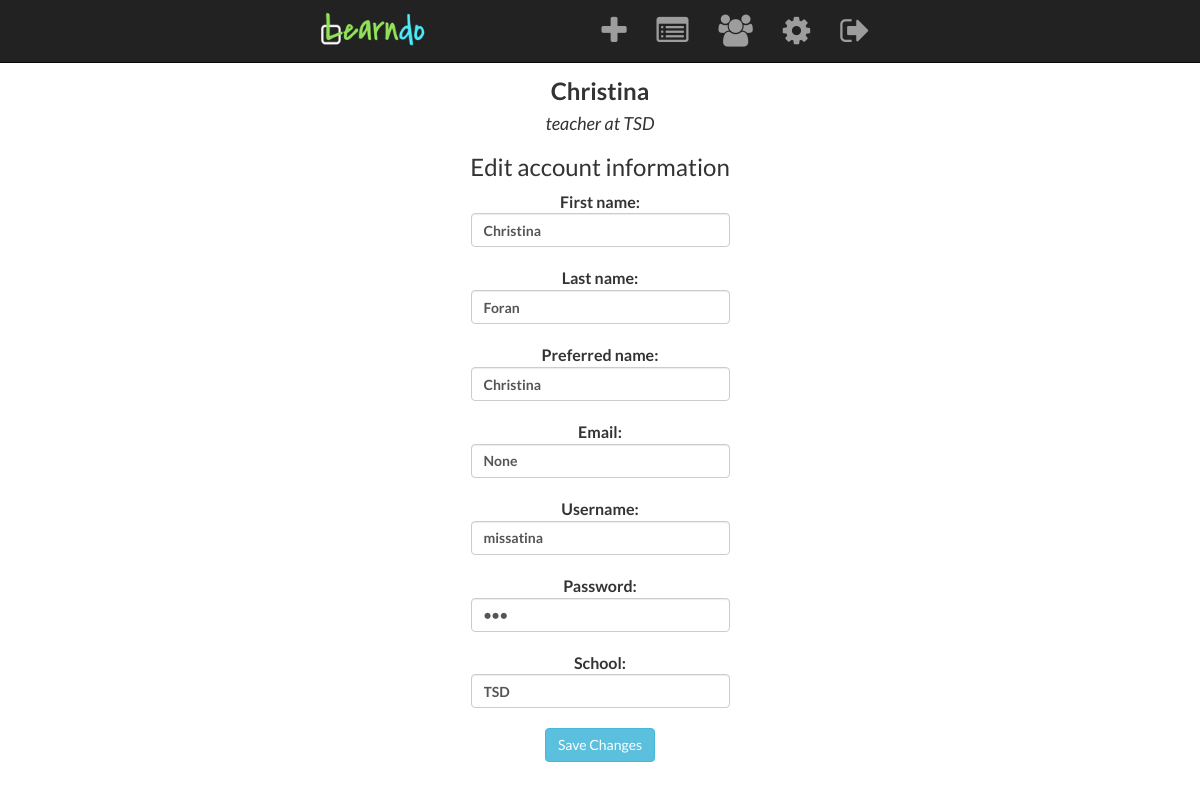
The app's page /profile/7 (signed in) with its own data.
### model.py (models this page shows, shortened)
class User(db.Model):
    __tablename__ = "users"
    user_id = db.Column(db.Integer, autoincrement=True, primary_key=True)
    is_teacher = db.Column(db.Boolean, nullable=False)
    username = db.Column(db.Integer, nullable=False, unique=True)
    password = db.Column(db.String(16), nullable=False)
    email = db.Column(db.String(64), nullable=True)
    first_name = db.Column(db.String(32), nullable=False)
    last_name = db.Column(db.String(32), nullable=True)
    display_name = db.Column(db.String(32), nullable=True)
    school = db.Column(db.String(64), nullable=True)
    classes = db.relationship("Class",
                             secondary='usersclasses',
                             backref="users")
    tasks = db.relationship('Task', backref='user')
    assignments = db.relationship('Assignment', backref='user')

### server.py (the view)
@app.route('/profile/<int:user_id>')
def load_profile(user_id):
    user = User.query.get(user_id)
    if user.is_teacher:
        acct_type = 'teacher'
    else:
        acct_type = 'student'
    my_classes = []
    for each_class in user.classes:
        my_classes.append(each_class.class_name)
    if access_profile(user_id) == True:
        return render_template("profile.html", user=user, my_classes=my_classes, acct_type=acct_type)
    else:
        flash("You do not have access to that page.")
        return redirect("/")

### helper.py (called while the page is built)
def list_teachers(student_id):
    student = User.query.get(student_id)
    teachers = []
    if student.is_teacher == 0:
        for each_class in student.classes:
            for user in each_class.users:
                if user.is_teacher == 1:
                    teachers.append(user.user_id)
    return teachers

def access_profile(user_id):
    user = User.query.get(user_id)
    teachers = list_teachers(user_id)
    if session.get('user_id') == user_id:
        return True
    else:
        for teacher_id in teachers:
            if session.get('user_id') == teacher_id:
                return True
            else:
                return False

### templates/profile.html (shortened to what this page needs)
{% extends 'base.html' %}
{% block content %}
<div class="center-col text-center">
<h3><b>{{ user.display_name }}</b></h3>
<h4><i>{{ acct_type }} at {{ user.school }}</i></h4>
<h3>Edit account information</h3>
<form action="/edit_profile" method="POST">
    <div class="form-group">
        <label>
            First name:
            <input type="text" class="form-control" name="first" value="{{ user.first_name }}" size="30" required>
        </label>
    </div>
    <div class="form-group">
        <label>
            Last name:
            <input type="text" class="form-control" name="last" value="{{ user.last_name }}" size="30" required>
        </label>
    </div>
    <div class="form-group">
        <label>
            Preferred name:
            <input type="text" class="form-control" name="preferred" size="30" value="{{ user.display_name }}" >
        </label>
    </div>
    <div class="form-group">
        <label>
            Email:
            <input type="text" class="form-control" name="email" size="30" value="{{ user.email }}">
        </label>
    </div>
    <div class="form-group">
        <label>
            Username:
            <input type="text" class="form-control" name="username" size="30" value="{{ user.username}}" required>
        </label>
    </div>
    <div class="form-group">
        <label>
            Password:
            <input type="password" class="form-control" name="password" size="30" value="{{ user.password }}" required>
        </label>
    </div>
    <div class="form-group">
        <label>
            School:
            <input type="text" class="form-control" name="school" size="30" value="{{ user.school }}" required>
        </label>
    </div>
    <div>
        <input type="submit" class="btn btn-info" value="Save Changes">
    </div>
</form>
</div>
<br><br>
{% endblock %}

### templates/base.html (style rules this page uses)
body { font-family: "Lato", "Verdana", sans-serif; margin-top: 58px; font-size: 1.6em; }
.center-col { width: 330px; margin: 0 auto; }

### records on screen
User: display_name "Christina", school "TSD", first "Christina", last "Foran", preferred "Christina", email "None", username "missatina"

### other values on screen
{{ acct_type }} "teacher"
